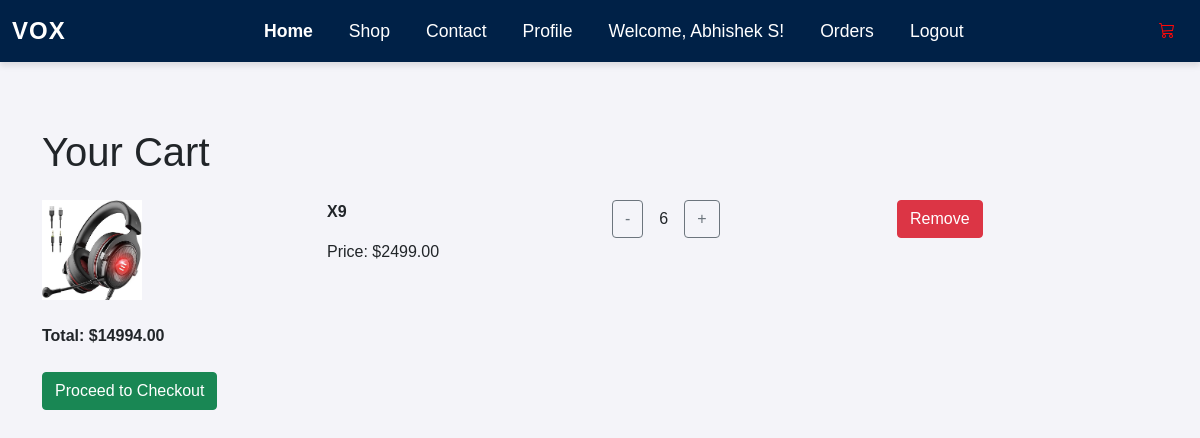
The page /cart/ (signed in) on the database its author committed.
### myapp/models.py (models this page shows, shortened)
class CartItem(models.Model):
    cart = models.ForeignKey(Cart, on_delete=models.CASCADE)
    product = models.ForeignKey(Product, on_delete=models.CASCADE)
    quantity = models.PositiveIntegerField(default=1)

class Product(models.Model):
    category = models.ForeignKey(Category, on_delete=models.CASCADE, related_name="products")
    name = models.CharField(max_length=255)
    description = models.TextField(null=True, blank=True)  # Updated to allow NULL and empty values
    price = models.DecimalField(max_digits=10, decimal_places=2)
    image = models.ImageField(upload_to='myapp/media/products/')
    stock = models.PositiveIntegerField(default=0)

### myapp/views.py (the view)
# urls.py: path('cart/', views.view_cart, name='cart'),
@login_required
def view_cart(request):
    cart, created = Cart.objects.get_or_create(user=request.user)
    cart_items = cart.cartitem_set.all()
    total_price = sum(item.product.price * item.quantity for item in cart_items)
    return render(request, 'cart.html', {'cart_items': cart_items, 'total_price': total_price})

### myapp/templates/cart.html
{% extends 'base.html' %}
{% block content %}
<div class="container mt-5">
    <h1>Your Cart</h1>
    <div class="cart-items mt-4">
        {% if cart_items %}
            {% for item in cart_items %}
            <div class="cart-item mb-4">
                <div class="row">
                    <div class="col-md-3">
                        <img src="{{ item.product.image.url }}" alt="{{ item.product.name }}" class="img-fluid" style="max-width: 100px;">
                    </div>
                    <div class="col-md-3">
                        <p><strong>{{ item.product.name }}</strong></p>
                        <p>Price: ${{ item.product.price }}</p>
                    </div>
                    <div class="col-md-3">
                        <div class="d-flex align-items-center">
                            <a href="{% url 'update_cart' item.product.id 'decrease' %}" class="btn btn-outline-secondary me-2">-</a>
                            <span class="mx-2">{{ item.quantity }}</span>
                            <a href="{% url 'update_cart' item.product.id 'increase' %}" class="btn btn-outline-secondary ms-2">+</a>
                        </div>
                    </div>
                    <div class="col-md-3">
                        <a href="{% url 'remove_item' item.product.id %}" class="btn btn-danger">Remove</a>
                    </div>
                </div>
            </div>
            {% endfor %}
        {% else %}
            <p class="text-center text-muted">Your cart is empty.</p>
        {% endif %}
    </div>
    {% if cart_items %}
    <div class="total mt-4">
        <p><strong>Total: ${{ total_price }}</strong></p>
    </div>
    {% endif %}
    <div class="checkout mt-4">
        {% if cart_items %}
        <a href="{% url 'checkout' %}" class="btn btn-success">Proceed to Checkout</a>
        {% else %}
        <button class="btn btn-secondary" disabled>Proceed to Checkout</button>
        {% endif %}
    </div>
</div>
{% endblock %}

### myapp/templates/base.html (shortened to what this page needs)
<!DOCTYPE html>
<html lang="en">
<head>
  <link href="https://cdn.jsdelivr.net/npm/bootstrap@5.1.2/dist/css/bootstrap.min.css" rel="stylesheet">
  <link rel="stylesheet" href="https://cdnjs.cloudflare.com/ajax/libs/bootstrap-icons/1.10.3/font/bootstrap-icons.min.css">
</head>
<body>
  <nav class="navbar navbar-expand-lg navbar-light">
    <div class="container-fluid">
      <a class="navbar-brand" href="{% url 'home' %}">Vox</a>
      <div class="collapse navbar-collapse" id="navbarNav">
        <ul class="navbar-nav mx-auto mb-2 mb-lg-0">
          <li class="nav-item">
            <a class="nav-link active" href="{% url 'home' %}">Home</a>
          </li>
          <li class="nav-item">
            <a href="{% url 'product_list' %}" class="nav-link">Shop</a>
          </li>
          <li class="nav-item">
            <a href="{% url 'contact' %}" class="nav-link">Contact</a>
          </li>
          {% if user.is_authenticated %}
            <li class="nav-item">
              <a class="nav-link" href="{% url 'profile' %}">Profile</a>
            </li>
            <li class="nav-item">
              <span class="nav-link">Welcome, {{ user.username }}!</span>
            </li>
            <li class="nav-item">
              <a class="nav-link" href="{% url 'orders' %}">Orders</a>
            </li>
            <li class="nav-item">
              <a class="nav-link" href="{% url 'logout' %}">Logout</a>
            </li>
          {% endif %}
        </ul>
        {% if user.is_authenticated %}
          <a href="{% url 'cart' %}" class="btn cart-icon">
            <i class="bi bi-cart3"></i>
          </a>
        {% else %}
          <a href="{% url 'login' %}" class="btn cart-icon">
            <i class="bi bi-cart3"></i>
            <span class="badge rounded-pill">0</span>
          </a>
        {% endif %}
      </div>
    </div>
  </nav>
  {% block content %}
  {% endblock %}
</body>
</html>

### myapp/templates/base.html (style rules this page uses)
.navbar { background: #002147; box-shadow: 0 4px 6px rgba(0, 0, 0, 0.1); position: fixed; top: 0; width: 100%; z-index: 1000; border-bottom: 0px solid #fff; }
body { padding-top: 80px; font-family: Arial, sans-serif; background-color: #f4f4f9; }
.navbar-brand { font-weight: bold; color: white !important; font-size: 1.5em; letter-spacing: 1px; text-transform: uppercase; }
.nav-link { color: white !important; font-size: 1.1em; transition: color 0.3s, transform 0.3s; }
.nav-link.active { color: white !important; font-weight: bold; }
.cart-icon { color:rgb(255, 7, 7); position: relative; }
.navbar-nav .nav-item { padding: 0 10px; }

### rows shown on the page
CartItem: product.image (picture), product.name "X9", product.price "2499.00", quantity "6"

### other values the page prints
{{ user.username }} "Abhishek S"
{{ total_price }} "14994.00"
